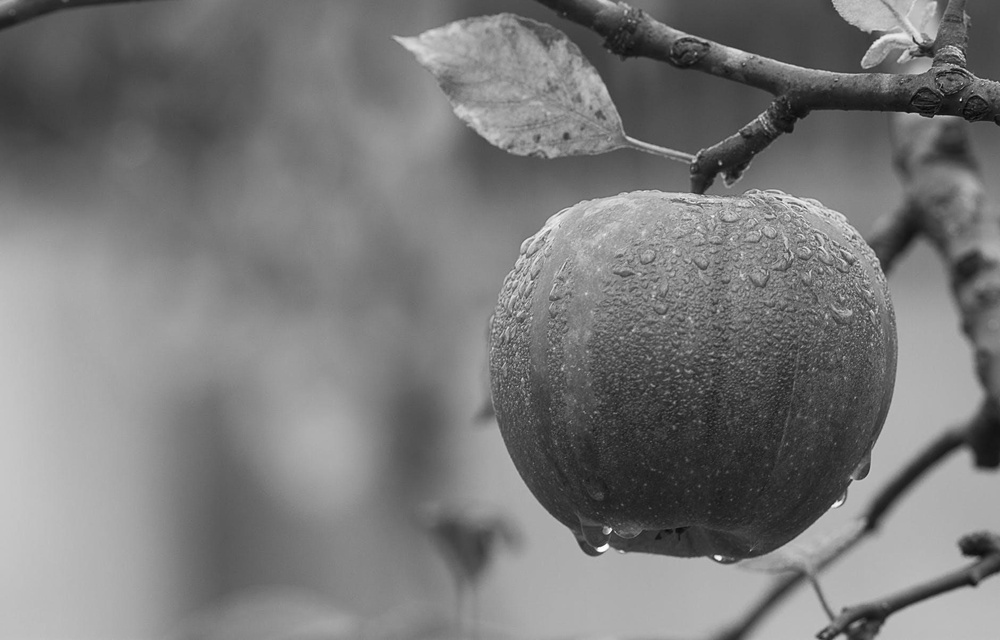
#> input picture img.jpg, 1000 x 640 px, shrunk from 1880 x 1204 before the run
$ python filters.py
#> lines starting #> are read from the running program, lines starting #| are printed output that depends on the picture; after the words box and inside, x2 and y2 are one past the last pixel; in counts of white or black regions, pixels touching at a corner belong together
#> further down, img is the input picture: shape (640, 1000, 3); min 1, max 255, mean 121.2
import numpy as np
import cv2
from scipy.ndimage import convolve, median_filter


# ─────────────────────────────────────────────
#  Category 1 – Point / Intensity Transformations
# ─────────────────────────────────────────────

class PointFilters:
    """Pixel-wise (point) intensity transformation filters."""

    def __init__(self):
        pass

    def negative(self, img: np.ndarray) -> np.ndarray:
        """1.1 Negative – invert pixel intensities."""
        neg_img = 255 - img
        return neg_img

    def threshold(self, img: np.ndarray, threshold_val: int = (255 // 2 + 1)) -> np.ndarray:
        """1.2 Threshold – binarise the image around a mid-point.

        Parameters
        ----------
        threshold_val : int, optional
            Threshold value. Defaults to 255 // 2 + 1 = 128.
        """
#> called with threshold_val = 128
        threshold_img = np.where(img > threshold_val, 255, 0)
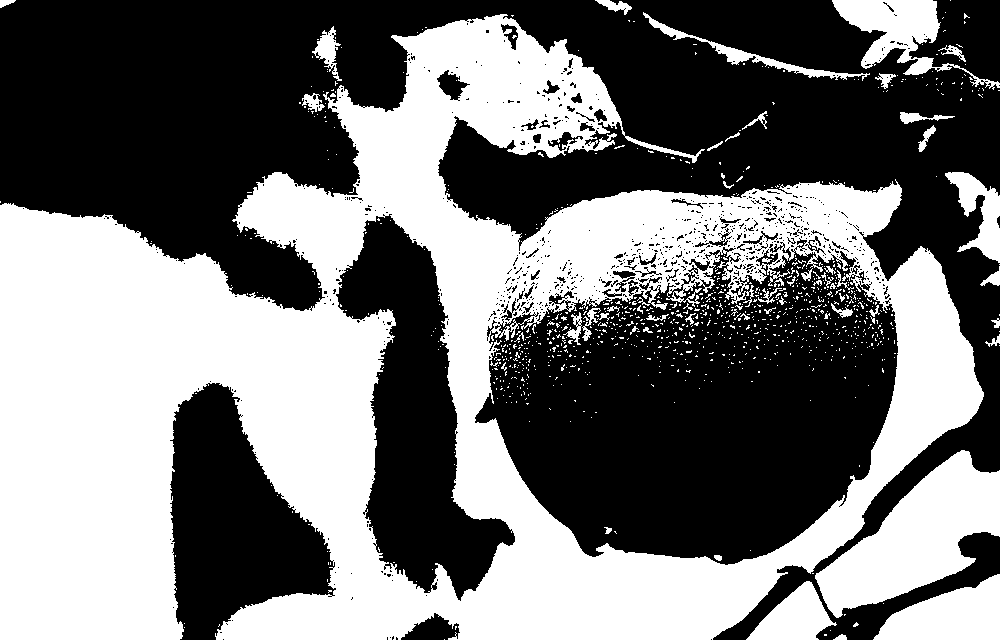
#> threshold_img: shape (640, 1000) int64; 45.9% white; 1025 white regions (970 under 20 px), largest, box (x1, y1, x2, y2) and area: (0, 14, 984, 640) 255391, (815, 450, 1000, 618) 14674, (873, 574, 1000, 640) 5247
        return threshold_img

    def logarithmic(self, img: np.ndarray) -> np.ndarray:
        """1.3 Logarithmic transformation."""
        normed_img = img.astype(np.float32) / 255
        log_img = np.log1p(1 + normed_img)
        log_img = (log_img / np.max(log_img)) * 255
        return log_img

    def power_law(self, img: np.ndarray, gamma: float = 2.2) -> np.ndarray:
        """1.4 Power-law (gamma) transformation.

        Parameters
        ----------
        gamma : float, optional
            Gamma value. Default is 2.2.
        """
#> called with gamma = 2.2
        normed_img = img.astype(np.float32) / 255
        power_img = np.power(normed_img, gamma)
        power_img = (power_img / np.max(power_img)) * 255
        return power_img

    def grey_level_slicing(self, img: np.ndarray, a: int = 100, b: int = 150) -> np.ndarray:
        """1.5 Grey-level slicing – highlight a specific intensity band.

        Parameters
        ----------
        a : int
            Lower bound of the intensity range (inclusive). Default 100.
        b : int
            Upper bound of the intensity range (inclusive). Default 150.
        """
#> called with a = 100, b = 150
        graylvl_img = np.where((img >= a) & (img <= b), 255, 0)
#> graylvl_img: shape (640, 1000) int64; 41.3% white; 1401 white regions (1334 under 20 px), largest, box (x1, y1, x2, y2) and area: (0, 0, 1000, 640) 234185, (704, 112, 1000, 303) 17239, (698, 37, 956, 93) 3169
        return graylvl_img

    def bit_plane_slicing(self, img: np.ndarray, mask: int = 0b11111000) -> np.ndarray:
        """1.6 Bit-plane slicing – zero the LSBs.

        Parameters
        ----------
        mask : int
            Bitmask applied with AND. Default zeros the 3 LSBs (0b11111000).
        """
#> called with mask = 248
        bitpln_img = img & mask
        return bitpln_img

    def hist_equ(self, img: np.ndarray) -> np.ndarray:
        """1.7 Histogram Equalization – enhance image contrast.

        This method redistributes pixel intensity values so that the
        histogram becomes more uniformly spread across the available
        intensity range, improving overall image contrast.

        Parameters
        ----------
        img : np.ndarray
            Input grayscale image.

        Returns
        -------
        np.ndarray
            Contrast-enhanced image after histogram equalization.
        """
        return cv2.equalizeHist(img)
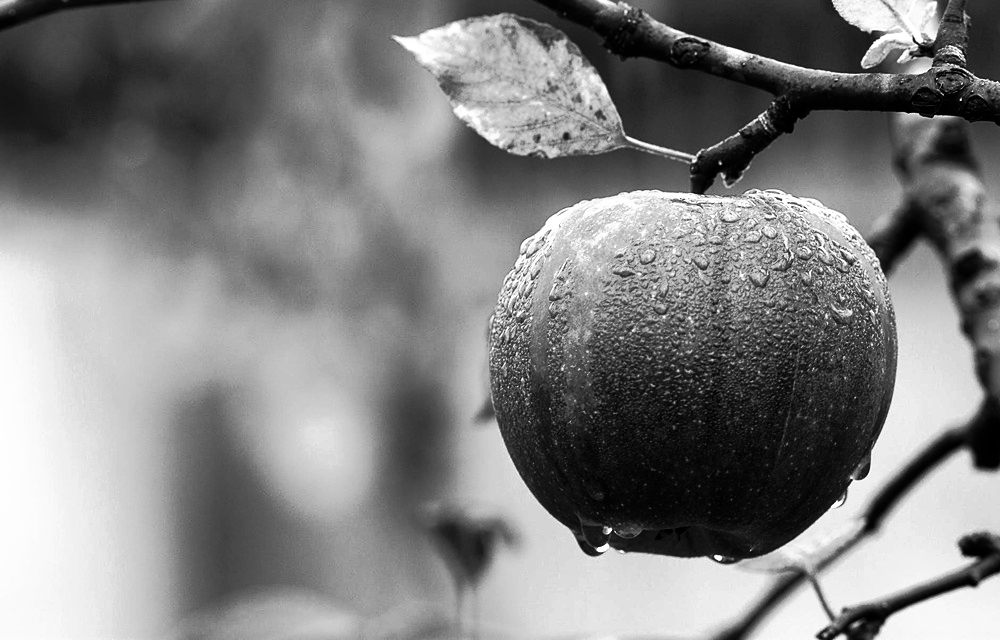
#> returned value: shape (640, 1000); min 0, max 255, mean 128.4

# ─────────────────────────────────────────────
#  Category 2 – Spatial Domain Filters
# ─────────────────────────────────────────────

class SpatialFilters:
    """Spatial-domain convolution-based filters (smoothing & sharpening)."""

    def __init__(self):
        pass

    def average(self, img: np.ndarray, n: int = 15) -> np.ndarray:
        """2.1 / 2.3 Smoothing (box / average) filter with an N×N kernel.

        Parameters
        ----------
        n : int
            Kernel size. Default is 15.
        """
#> called with n = 15
        kernel_avg = np.ones((n, n)) / n ** 2
        box_img = convolve(img, kernel_avg, mode="reflect")
        return box_img

    def weighted_smoothing(self, img: np.ndarray) -> np.ndarray:
        """2.2 Weighted smoothing filter (tiled 3×3 Gaussian-like kernel)."""
        kernel_weg = np.array([
            [1, 2, 1],
            [2, 4, 2],
            [1, 2, 1]
        ]).astype(float)
        kernel_weg = np.tile(kernel_weg, 12)   # repeat the original kernel
        kernel_weg /= kernel_weg.sum()
        weg_img = convolve(img, kernel_weg, mode="reflect")
        return weg_img

    def median(self, img: np.ndarray, med_size: int = 7) -> np.ndarray:
        """2.4 Median filter.

        Parameters
        ----------
        size : int
            Neighbourhood size. Default is 7.
        """
#> called with med_size = 7
        median_img = median_filter(img, size=med_size, mode="reflect")
        return median_img

    def laplacian(self, img: np.ndarray) -> np.ndarray:
        """2.5 Laplacian filter – 2nd derivative sharpening (4-connectivity kernel)."""
        w = np.array([
            [ 0, -1,  0],
            [-1,  5, -1],
            [ 0, -1,  0]
        ])
        lap_img = convolve(img.astype(np.float32), w, mode="reflect")
        return lap_img

    def sobel(self, img: np.ndarray) -> np.ndarray:
        """2.6 Sobel filter – 1st derivative edge detection."""
        Sx = np.array([
            [-1, -2, -1],
            [ 0,  0,  0],
            [ 1,  2,  1]
        ])
        Sy = np.array([
            [-1,  0,  1],
            [-2,  0,  2],
            [-1,  0,  1]
        ])
        Gx = convolve(img.astype(np.float32), Sx, mode="reflect")
        Gy = convolve(img.astype(np.float32), Sy, mode="reflect")
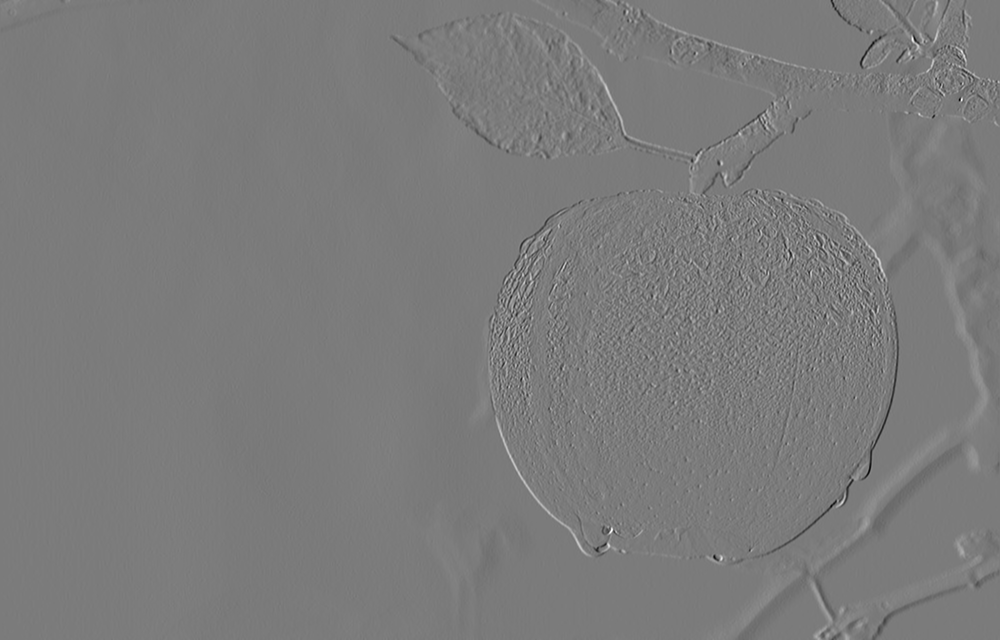
#> Gy: shape (640, 1000) float32; min -619, max 660, mean 0.3; drawn with min black and max white
        sobel_img = np.sqrt(Gx ** 2 + Gy ** 2)
        sobel_img = (sobel_img / np.max(sobel_img)) * 255
        return sobel_img


# ─────────────────────────────────────────────
#  Category 3 – Frequency Domain Filters
# ─────────────────────────────────────────────

class FrequencyFilters:
    """Frequency-domain filters implemented via the 2-D DFT."""

    def __init__(self):
        pass

    # ── DFT helpers ────────────────────────────────────────────────────────

    @staticmethod
    def _dft(temp_img: np.ndarray) -> np.ndarray:
        """Forward 2-D DFT with zero-frequency shifted to centre."""
        img2DFT = temp_img.astype(np.float32)
        img2DFT = np.fft.fft2(img2DFT)
        img2DFT = np.fft.fftshift(img2DFT)
        return img2DFT

    @staticmethod
    def _idft(temp_img: np.ndarray) -> np.ndarray:
        """Inverse 2-D DFT; returns a normalised uint8 image."""
        img2IDFT = np.fft.ifftshift(temp_img)
        img2IDFT = np.fft.ifft2(img2IDFT)
        img2IDFT = np.abs(img2IDFT)
        img2IDFT = (img2IDFT / np.max(img2IDFT)) * 255
        img2IDFT = img2IDFT.astype(np.uint8)
        return img2IDFT

    @staticmethod
    def _complex_to_normal(complex_img: np.ndarray) -> np.ndarray:
        """Convert a complex spectrum to a log-scaled displayable uint8 image."""
        normal_img = np.log1p(np.abs(complex_img))
        normal_img = (normal_img / np.max(normal_img)) * 255
        normal_img = normal_img.astype(np.uint8)
        return normal_img

    # ── Distance grid helper ───────────────────────────────────────────────

    @staticmethod
    def _dist_grid(img: np.ndarray):
        """Return a distance-from-centre grid matching the image shape."""
        cnt_row = img.shape[0] // 2
#> cnt_row = 320
        cnt_col = img.shape[1] // 2
#> cnt_col = 500
        u = np.arange(stop=img.shape[0])
#> u = 640 values from 0 to 639
        v = np.arange(stop=img.shape[1])
#> v = 1000 values from 0 to 999
        U, V = np.meshgrid(u, v, indexing='ij')
        dist2cnt = np.sqrt((U - cnt_row) ** 2 + (V - cnt_col) ** 2)
        return dist2cnt

    # ── Gaussian Kernel Creator ───────────────────────────────────────────────

    @staticmethod
    def _gaussian_kernel(gau_size, sigma=1) -> np.ndarray:
        """Create a normalized 2-D Gaussian kernel.

        The kernel is generated using the Gaussian distribution and is
        commonly used for image smoothing and noise reduction.

        Parameters
        ----------
        gau_size : int
            Size of the Gaussian kernel (must be odd).
            Example: 3, 5, 7, ...

        sigma : float, optional
            Standard deviation of the Gaussian distribution.
            Controls the amount of smoothing.
            Default is 1.

        Returns
        -------
        np.ndarray
            Normalized Gaussian kernel whose sum equals 1.
        """
        kernel_gau = np.zeros((gau_size, gau_size))
        cnt = gau_size // 2

        for x in range(gau_size):
            for y in range(gau_size):
                dx = x - cnt
                dy = y - cnt
                kernel_gau[x, y] = np.exp(-(dx**2 + dy**2) / (2 * sigma**2))

        kernel_gau = kernel_gau / np.sum(kernel_gau)    # Normalize kernel-
        return kernel_gau

    # ── 3.1 Ideal filters ─────────────────────────────────────────────────

    def ideal_low_pass(self, img: np.ndarray, radius: int = 30) -> np.ndarray:
        """3.1.1 Ideal Low-Pass Filter (ILPF).

        Parameters
        ----------
        radius : int
            Cut-off radius in pixels. Default is 30.
        """
        complex_img = FrequencyFilters._dft(img)
        dist2cnt = FrequencyFilters._dist_grid(img)
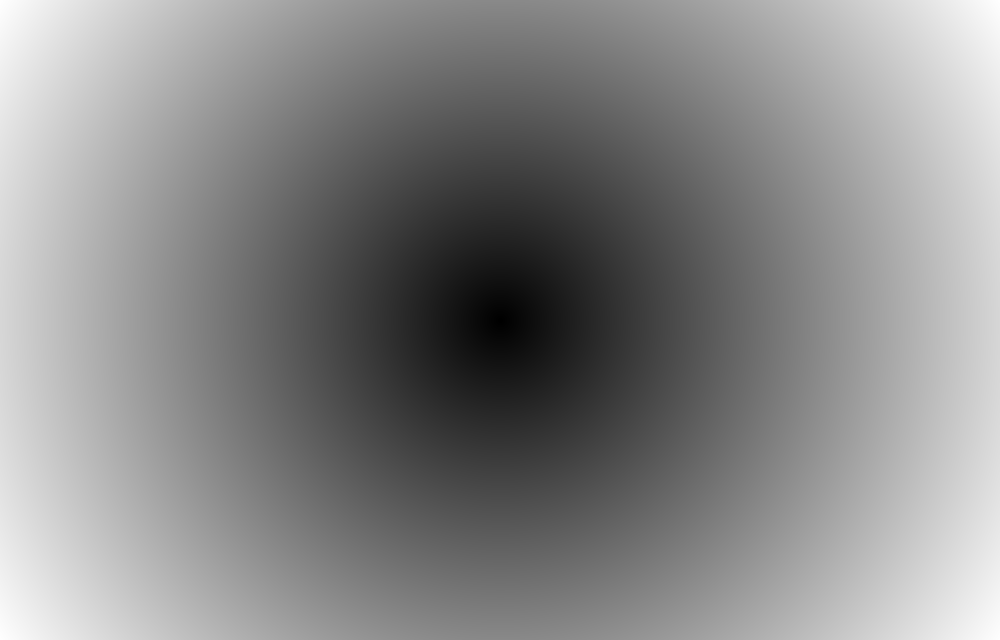
#> dist2cnt: shape (640, 1000) float64; min 0, max 593.6, mean 318.3; drawn with min black and max white
        LPF = (dist2cnt <= radius).astype(np.float32)
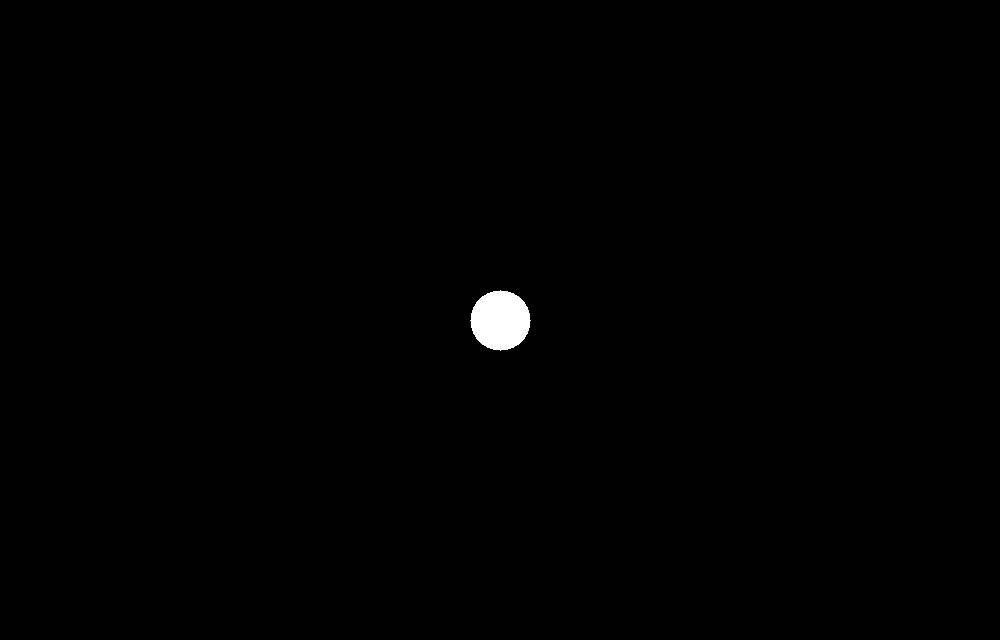
#> LPF: shape (640, 1000) float32; values 0 (black) and 1 (white), 0.44% white; 1 white region, box (x1, y1, x2, y2) and area: (470, 290, 531, 351) 2821
        ideal_img = FrequencyFilters._idft(complex_img * LPF)
        return ideal_img

    def ideal_high_pass(self, img: np.ndarray, radius: int = 135) -> np.ndarray:
        """3.1.2 Ideal High-Pass Filter (IHPF).

        Parameters
        ----------
        radius : int
            Cut-off radius in pixels. Default is 135.
        """
#> called with radius = 135
        complex_img = FrequencyFilters._dft(img)
        dist2cnt = self._dist_grid(img)
        HPF = (dist2cnt > radius).astype(np.float32)
#> HPF: shape (640, 1000) float32; values 0 (black) and 1 (white), 91.1% white; 1 black region, box (x1, y1, x2, y2) and area: (365, 185, 636, 456) 57209
        ideal_img = FrequencyFilters._idft(complex_img * HPF)
        return ideal_img

    # ── 3.2 Butterworth filters ────────────────────────────────────────────

    def butterworth_low_pass(self, img: np.ndarray, radius: int = 13, order: int = 2) -> np.ndarray:
        """3.2.1 Butterworth Low-Pass Filter (BLPF).

        Parameters
        ----------
        radius : int
            Cut-off radius in pixels. Default is 13.
        order : int
            Filter order. Default is 2.
        """
#> called with radius = 13, order = 2
        complex_img = FrequencyFilters._dft(img)
        dist2cnt = FrequencyFilters._dist_grid(img)
        BLPF = 1 / (1 + (dist2cnt / radius) ** (2 * order))
        BLPF_img = FrequencyFilters._idft(complex_img * BLPF)
#> in _idft (call 3), `img2IDFT = (img2IDFT / np.max(img2IDFT)) * 255`:
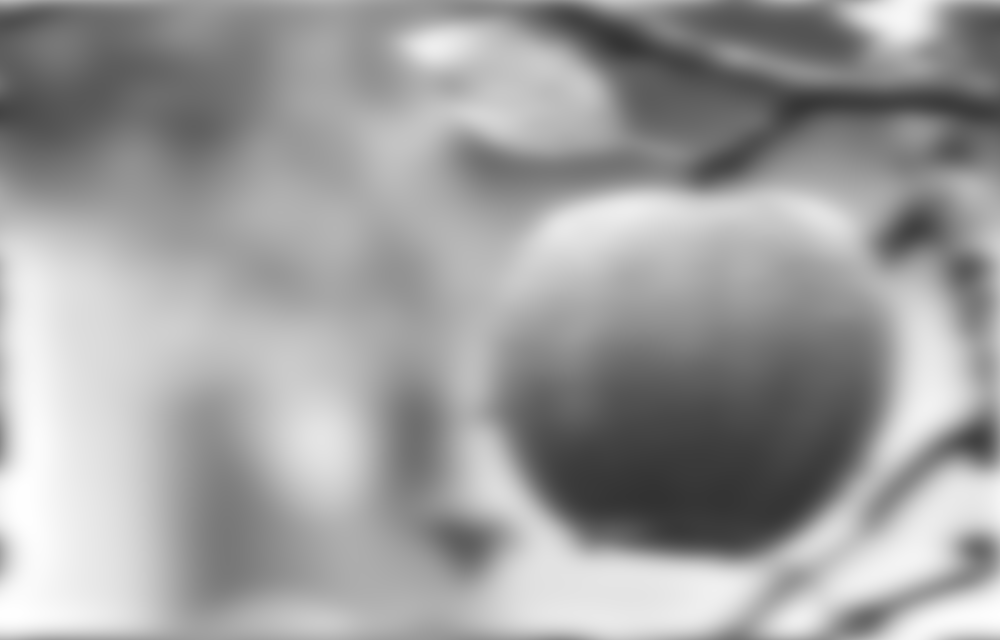
#> img2IDFT: shape (640, 1000) float64; min 50.2, max 255, mean 158.3
        return BLPF_img

    def butterworth_high_pass(self, img: np.ndarray, radius: int = 37, order: int = 5) -> np.ndarray:
        """3.2.2 Butterworth High-Pass Filter (BHPF).

        Parameters
        ----------
        radius : int
            Cut-off radius in pixels. Default is 37.
        order : int
            Filter order. Default is 5.
        """
#> called with radius = 37, order = 5
        complex_img = FrequencyFilters._dft(img)
        dist2cnt = FrequencyFilters._dist_grid(img)
        # avoid division by zero
        dist2cnt = np.where(dist2cnt == 0, 1e-6, dist2cnt)
        BHPF = 1 / (1 + (radius / dist2cnt) ** (2 * order))
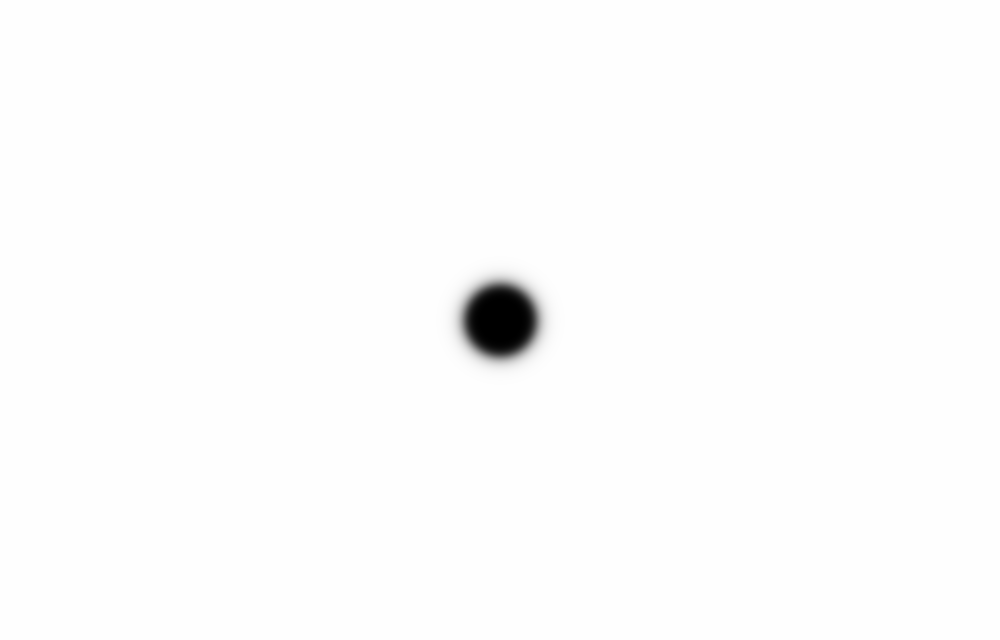
#> BHPF: shape (640, 1000) float64; min 2.08e-76, max 1, mean 0.993
        BHPF_img = FrequencyFilters._idft(complex_img * BHPF)
        return BHPF_img

    # ── 3.3 Gaussian filter ────────────────────────────────────────────

    def gaussian_filter(self, img, kernel_size=5, sigma=1):
        """Create a normalized 2-D Gaussian kernel.

        The kernel is generated using the Gaussian distribution and is
        commonly used for image smoothing and noise reduction.

        Parameters
        ----------
        gau_size : int
            Size of the Gaussian kernel (must be odd).
            Example: 3, 5, 7, ...

        sigma : float, optional
            Standard deviation of the Gaussian distribution.
            Controls the amount of smoothing.
            Default is 1.

        Returns
        -------
        np.ndarray
            Normalized Gaussian kernel whose sum equals 1.
        """
#> called with kernel_size = 5, sigma = 1
        kernel = FrequencyFilters._gaussian_kernel(kernel_size, sigma)

        pad = kernel_size // 2

        padded = np.pad(img, pad, mode='reflect')

        gau_img = np.zeros_like(img)

        # Convolution
        for i in range(img.shape[0]):
            for j in range(img.shape[1]):

                region = padded[i:i+kernel_size, j:j+kernel_size]

                gau_img[i, j] = np.sum(region * kernel)

        return gau_img.astype(np.uint8)


# ─────────────────────────────────────────────
#  Entry point
# ─────────────────────────────────────────────

if __name__ == "__main__":
    # Read and pre-process image
    img = cv2.imread("./img.jpg")
    img = np.mean(img, axis=2).astype(np.uint8)   # convert to grayscale
    img = np.abs(img)
    img[img > 255] = 255

    # ── Category 1: Point filters ──────────────────────────────────────────
    pf = PointFilters()
    pf.negative(img)
    pf.threshold(img)
    pf.logarithmic(img)
    pf.power_law(img, gamma=2.2)
    pf.grey_level_slicing(img, a=100, b=150)
    pf.bit_plane_slicing(img)
    pf.hist_equ(img)

    # ── Category 2: Spatial filters ────────────────────────────────────────
    sf = SpatialFilters()
    sf.average(img, n=15)
    sf.weighted_smoothing(img)
    sf.median(img, med_size=7)
    sf.laplacian(img)
    sf.sobel(img)

    # ── Category 3: Frequency filters ─────────────────────────────────────
    ff = FrequencyFilters()
    ff.ideal_low_pass(img, radius=30)
    ff.ideal_high_pass(img, radius=135)
    ff.butterworth_low_pass(img, radius=13, order=2)
    ff.butterworth_high_pass(img, radius=37, order=5)
    ff.gaussian_filter(img, kernel_size=5, sigma=1)
